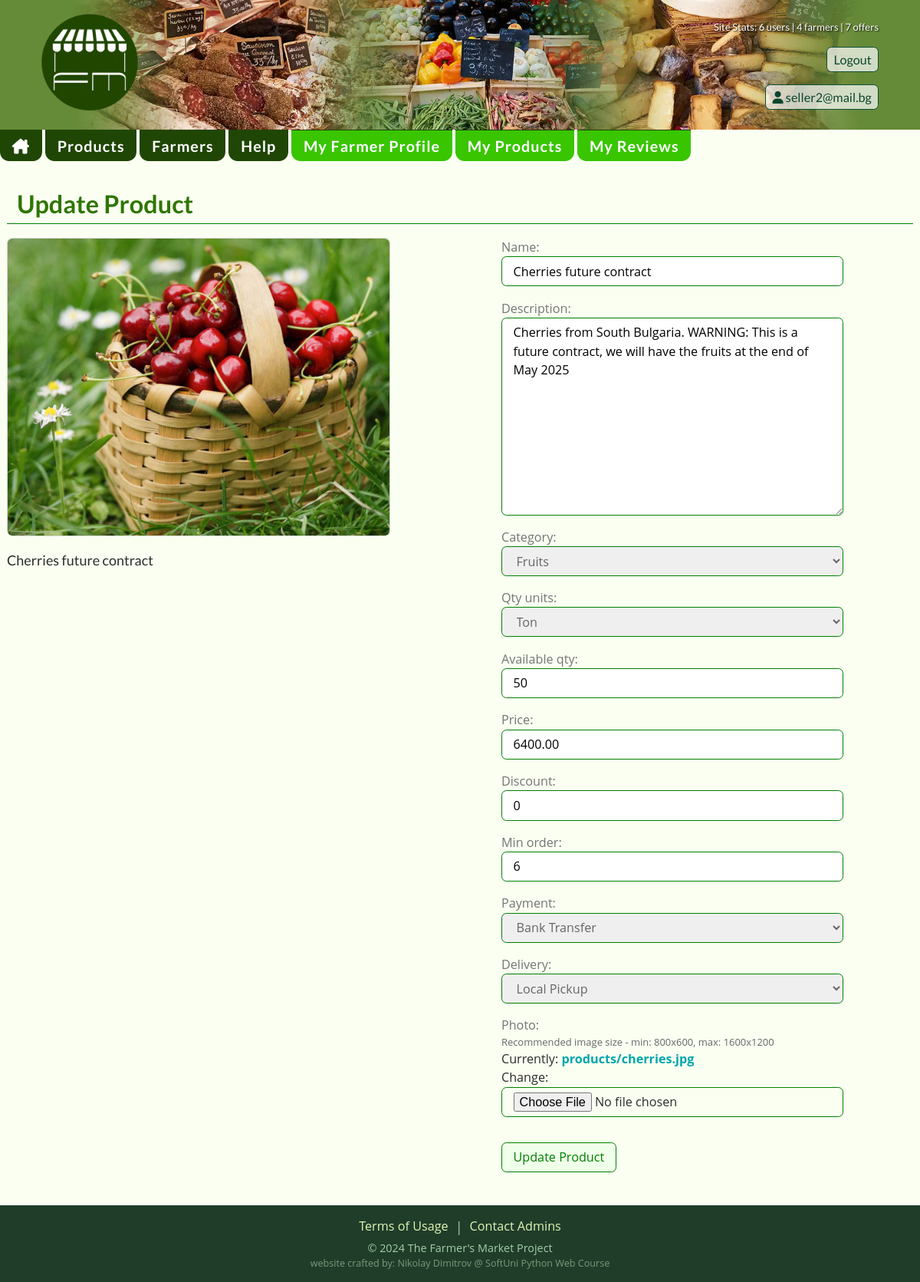
Screenshot of /products/product/8/update/ (signed in) with the database file from the repository.
### accounts/models.py (models this page shows, shortened)
class AccountUser(AbstractBaseUser, PermissionsMixin):
    email = models.EmailField(
        unique=True,
        error_messages={
            'unique': _('User with this email already exists!'),
        }
    )
    is_staff = models.BooleanField(
        _("staff status"),
        default=False,
        help_text=_("Designates whether the user can log into this admin site."),
    )
    is_active = models.BooleanField(
        _("active"),
        default=True,
        help_text=_(
            "Designates whether this user should be treated as active. "
            "Unselect this instead of deleting accounts."
        ),
    )
    date_joined = models.DateTimeField(_("date joined"), default=timezone.now)
    USERNAME_FIELD = 'email'
    objects = AccountUserManager()

### products/models.py (models this page shows, shortened)
class Product(models.Model):
    NAME_MIN_LENGTH = 3
    NAME_MAX_LENGTH = 40
    DESCRIPTION_MIN_LENGTH = 60
    class QtyUnits(models.TextChoices):
        TON = 'Ton', 'Ton'
        KG = 'Kg', 'Kilogram'
        GR = 'Gram', 'Gram'
        LTR = 'Liter', 'Liter'
        PCS = 'Pc', 'Piece'
        PACK = 'Pack', 'Package'
    class ProductCategories(models.TextChoices):
        VEGETABLES = 'Vegetables', 'Vegetables',
        FRUITS = 'Fruits', 'Fruits',
        NUTS = 'Nuts', 'Nuts'
        CANNED = 'Canned Food', 'Canned Food'
        DRIED = 'Dried Food', 'Dried Food'
        SPICES = 'Spices', 'Spices'
        MEAT = 'Meat Products', 'Meat Products'
        FISH = 'Fish Products', 'Fish Products'
        CHEESE = 'Cheese', 'Cheese'
        MUSHROOMS = 'Mushrooms', 'Mushrooms'
        OTHER = 'Other', 'Other'
    class DeliveryChoices(models.TextChoices):
        EU = 'All EU by Courier', 'All EU by Courier'
        COUNTRY = 'Within Seller Country', 'Within Seller Country'
        LOCAL_PICKUP = 'Local Pickup', 'Local Pickup'
        OTHER = 'Other - please ask', 'Other - please ask'
    class PaymentChoices(models.TextChoices):
        PAYMENT_ON_DELIVERY = 'Payment on Delivery', 'Payment on Delivery'
        CASH = 'Cash on Pick-up', 'Cash on Pick-up'
        PAYPAL = 'PayPal', 'PayPal'
        BANK_TRANSFER = 'Bank Transfer', 'Bank Transfer'
        OTHER = 'Other', 'Other'
    name = models.CharField(
        max_length=NAME_MAX_LENGTH,
        validators=[
            MinLengthValidator(NAME_MIN_LENGTH),
        ],
        error_messages={
            MinLengthValidator: f'The name must be at least {NAME_MIN_LENGTH} characters long!'
        }
    )
    description = models.TextField(
        validators=[
            MinLengthValidator(DESCRIPTION_MIN_LENGTH),
        ],
        default='',
        error_messages={
            MinLengthValidator: f'The description must be at least {DESCRIPTION_MIN_LENGTH} characters long!',
        },
        help_text=f'Minimum length: {DESCRIPTION_MIN_LENGTH} characters'
    )
    category = models.CharField(
        max_length=20,
        choices=ProductCategories.choices,
        default=ProductCategories.VEGETABLES
    )
    qty_units = models.CharField(
        max_length=6,
        choices=QtyUnits.choices,
        default=QtyUnits.KG
    )
    available_qty = models.IntegerField(
        validators=[
            MinValueValidator(0),
        ],
        default=0
    )
    price = models.DecimalField(
        max_digits=6,
        decimal_places=2,
        validators=[
            MinValueValidator(0),
        ],
        default=0
    )
    discount = models.PositiveIntegerField(
        default=0
    )
    min_order = models.PositiveIntegerField(
        validators=[
            MinValueValidator(1),
        ],
        default=1,
    )
    payment = models.CharField(
        max_length=30,
        choices=PaymentChoices.choices,
        default=PaymentChoices.PAYMENT_ON_DELIVERY,
    )
    delivery = models.CharField(
        max_length=30,
        choices=DeliveryChoices.choices,
        default=DeliveryChoices.LOCAL_PICKUP,
    )
    photo = models.ImageField(
        upload_to='products/',
        help_text='Recommended image size - min: 800x600, max: 1600x1200',
        validators=(image_size_validator,),
    )
    owner = models.ForeignKey(
        to=UserModel,
        on_delete=models.CASCADE,
    )
    seller = models.ForeignKey(
        to=Seller,
        related_name='products',
        on_delete=models.CASCADE,
    )
    date_created = models.DateField(
        auto_now_add=True,
    )
    views_count = models.PositiveIntegerField(
        default=0,
        editable=False,
    )

### products/views.py (the view, shortened to what this page needs)
# urls.py: path('update/', views.ProductUpdateView.as_view(), name='product-update'),
class ProductUpdateView(LoginRequiredMixin, SellerApprovedMixin, views.UpdateView):
    model = Product
    form_class = ProductCreateForm
    template_name = 'products/product-update.html'

### products/forms.py
class ProductCreateForm(BaseProductForm):
    pass

### fMarket/context_processors.py (called while the page is built)
def seller_pk(request):
    if request.user.is_authenticated:
        try:
            seller = Seller.objects.get(account=request.user)
            return {'seller_pk': seller.pk}
        except Seller.DoesNotExist:
            pass
    return {'seller_pk': None}

def seller_approved(request):
    if request.user.is_authenticated:
        try:
            Seller.objects.get(account=request.user, approved=True)
            return {'seller_approved': True}
        except Seller.DoesNotExist:
            pass
    return {'seller_approved': False}

def account_complete(request):
    if request.user.is_authenticated:
        user = Profile.objects.get(pk=request.user)
        try:
            if (user.first_name is None or user.last_name is None
                    or user.phone_number is None or user.country is None):
                return {'account_complete': False}
        except user.DoesNotExist:
            pass
    return {'account_complete': True}

def site_stats(request):
    num_users = UserModel.objects.all().count()
    num_sellers = Seller.objects.all().count()
    num_products = Product.objects.all().count()
    data = {
        'number_of_users': num_users,
        'number_of_sellers': num_sellers,
        'number_of_products': num_products,
    }
    return data

def user_wrote_review(request):
    if not request.user.is_authenticated or not hasattr(request, 'product'):
        return {'user_wrote_review': False}
    product = request.product
    user_review_exists = Review.objects.filter(product=product, owner=request.user).exists()
    return {'user_wrote_review': user_review_exists}

### fMarket/mixins.py (called while the page is built)
    def set_placeholder(self):
        for field_name, field in self.fields.items():
            if isinstance(field.widget, (Select, FileInput)):
                continue
            placeholder = field.label or field.name.replace('_', ' ').capitalize()
            if field.help_text:
                placeholder = field.help_text
                field.help_text = ''
            field.widget.attrs['placeholder'] = placeholder

    def test_func(self):
        return Seller.objects.filter(account=self.request.user, approved=True).exists()

### templates/products/product-update.html (shortened to what this page needs)
{% extends 'base.html' %}
{% load static %}
{% block content %}
    <h1>Update Product</h1>
    <section class="product-details-section">
        <div class="product-details-left">
            <img src="{{ object.photo.url }}" alt="{{ object.name }}">
            <p>{{ object.name }}</p>
        </div>
        <div class="form-container">
            <form method="post">
                {{ form }}
                <button>Update Product</button>
            </form>
        </div>
{% endblock %}

### templates/base.html (shortened to what this page needs)
{% load static %}
<!DOCTYPE html>
<html lang="en">
<head>
    <link rel="stylesheet" href="{% static 'css/styles.css' %}"/>
</head>
<body>
<header>
    <a href="{% url 'index' %}" title="Farmers Market - Farm Products Marketplace"
    ><img
            class="logo"
            src="{% static 'img/fm-logo.png' %}"
            alt="logo"
    /></a>
    <div class="header-right">
        <section class="site-stats">
            Site Stats: {{ number_of_users }} users | {{ number_of_sellers }} farmers | {{ number_of_products }} offers
        </section>
        {% if request.user.profile %}
            <form method="post" action="{% url 'logout' %}">
                <button type="submit">Logout</button>
            </form>
            <div class="header-links">
                <a href="{% url 'edit-user' pk=request.user.pk %}" title="Profile Details">
                    <i class="fa-solid fa-user"></i> {{ request.user.email }}</a>
            </div>
        {% else %}
            <div class="header-links">
                <a href="{% url 'login' %}" title="Login">Login</a>
                <a href="{% url 'register' %}" title="Create Account">Register</a>
            </div>
        {% endif %}
    </div>
</header>
<nav>
    <div class="nav-wrapper">
        <a href='{% url 'index' %}' title='Farmers Market home'><i class="fa-solid fa-house-chimney"></i></a>
        <a href='{% url 'products' %}' title='Products offered'>Products</a>
        <a href='{% url 'sellers' %}' title='Registered Farmers'>Farmers</a>
        <a href="{% url 'topics' %}" title="">Help</a>
        {% if seller_pk %}
            <a class="seller-button" href="{% url 'seller-details' pk=seller_pk %}" title="">My Farmer Profile</a>
            <a class="seller-button" href="{% url 'seller-products' pk=seller_pk %}" title="">My Products</a>
        {% endif %}
        {% if user.is_authenticated %}
            <a class="seller-button" href="{% url 'list-reviews' %}" title="">My Reviews</a>
        {% endif %}
    </div>
</nav>
<main>
    {% block content %}
    {% endblock %}
</main>
<footer>
    <div class="footer-links">
        <a href="{% url 'terms' %}">Terms of Usage</a> | <a href="{% url 'contact' %}">Contact Admins</a>
    </div>
    <p>© 2024 The Farmer's Market Project</p>
    <p>website crafted by: Nikolay Dimitrov @ SoftUni Python Web Course</p>
</footer>
</body>
</html>

### static/css/root.css (style rules this page uses)
html { font-family: "Lato", Verdana, sans-serif; font-size: 16px; line-height: 1.5; color: #2c2c2c; }
@media (min-width: 420px) { html { font-size: 17px; } }
@media (min-width: 1200px) { html { font-size: 18px; } }
body { background-color: #fafff1; width: 100%; }
::placeholder { font-weight: 300; }
h1 { font-size: 1.6em; font-weight: 700; color: rgb(47, 117, 0); margin: 0.5em 0; border-bottom: 1px solid green; padding-left: 0.4em; }
@media (min-width: 960px) { h1 { font-size: 1.8em; } }
select { color: #666666; border-radius: 0.4em; padding: 0.1em 0.2em; }
input, textarea { border-radius: 0.2em; outline: none; }
main a { color: rgb(0, 166, 172); font-weight: 700; text-decoration: none; }

### static/css/header.css (style rules this page uses)
header { width: 100%; min-height: 20vh; padding: 1em; text-align: center; display: flex; flex-direction: column; align-items: center; justify-content: space-between; gap: 0.2em; flex-wrap: wrap; background-color: rgb(101, 139, 56); }
@media (min-width: 800px) { header { background-image: url("/static/img/header-bg.webp"); background-size: cover; background-repeat: no-repeat; background-position: center; flex-direction: row; gap: 2em; padding: 1em 3em; } }
.logo { width: 7em; height: 7em; }
.header-right { font-size: 0.9em; color: rgb(255, 255, 255); display: flex; flex-direction: column; align-items: center; gap: 0.5em; }
@media (min-width: 800px) { .header-right { align-items: flex-end; gap: 1em; } }
.header-links { display: flex; flex-direction: row; align-items: flex-end; gap: 0.8em; }
.header-right a, .header-right button { display: block; padding: 0.2em 0.5em; color: rgb(12, 70, 47); background-color: rgba(255, 255, 255, 0.7); text-decoration: none; border: 1px solid rgb(12, 78, 53); border-radius: 0.4em; transition: 0.3s ease; }
.site-stats { font-size: 0.8em; width: 100%; text-align: right; color: white; text-shadow: 1px 1px 2px rgba(0, 0, 0, 0.9) }

### static/css/nav.css (style rules this page uses)
nav { min-height: 6vh; }
.nav-wrapper { font-weight: 700; font-size: 1.1em; width: 100%; max-width: 1200px; margin: 0.2em auto; display: flex; flex-direction: row; flex-wrap: wrap; gap: 0.2em; justify-content: center; }
.nav-wrapper a { padding: 0.3em 0.8em 0.2em 0.8em; text-decoration: none; letter-spacing: 0.05em; background-color: #204606; color: white; border-top: 0; border-radius: 0.6em; transition: 0.3s ease; }
.nav-wrapper a:nth-of-type(5), .nav-wrapper a:nth-of-type(6), .nav-wrapper a:nth-of-type(7) { background-color: rgb(57, 197, 0); }
@media (min-width: 800px) { .nav-wrapper { justify-content: flex-start; margin: 0 auto; } }
@media (min-width: 800px) { .nav-wrapper a { border-top: 1px solid #204606; border-radius: 0 0 0.6em 0.6em; } }

### static/css/main.css (style rules this page uses)
main { padding: 0.5em; max-width: 1200px; min-height: 56vh; margin: 0 auto; }
main p { max-width: 70ch; }
@media (min-width: 800px) { main { min-height: 63vh; } }
form .helptext { font-size: 0.8em; color: #666666; }
.form-container { font-family: "Open Sans", Verdana, sans-serif; font-size: 0.9em; width: fit-content; max-width: 40em; margin: 0 auto; display: flex; flex-direction: column; justify-content: center; align-items: center; }
.form-container form { display: flex; flex-direction: column; gap: 1em; }
.form-container form label { font-weight: 400; color: #757575; }
.form-container form input, .form-container form textarea, .form-container form select, .form-container form button { width: 100%; display: block; padding: 0.4em 0.9em; border: 1px solid green; border-radius: 0.4em; outline: none; }
.form-container form button { display: inline-block; width: fit-content; color: green; background-color: #f0ffe9; cursor: pointer; transition: 0.3s ease; margin: 1em 0; }

### static/css/products.css (style rules this page uses)
.product-details-section { display: flex; flex-direction: column; gap: 3em; margin: 1em 0; align-items: center; }
@media (min-width: 960px) { .product-details-section { flex-direction: row; align-items: flex-start; } }
.product-details-left { max-width: 500px; display: flex; flex-direction: column; gap: 1em; }
.product-details-left img { border: 1px solid lightgray; border-radius: 0.4em; overflow: hidden; }

### rows the page displays
AccountUser: user.email "seller2@mail.bg"
Product: photo (picture), name "Cherries future contract", description "Cherries from South Bulgaria. WARNING: This is a future contract, we will have the fruits at the end of May 2025", category "Fruits", qty_units "Ton", available_qty "50", price "6400.00", discount "0", min_order "6", payment "Bank Transfer", delivery "Local Pickup"

### other values shown
{{ number_of_users }} "6"
{{ number_of_sellers }} "4"
{{ number_of_products }} "7"
